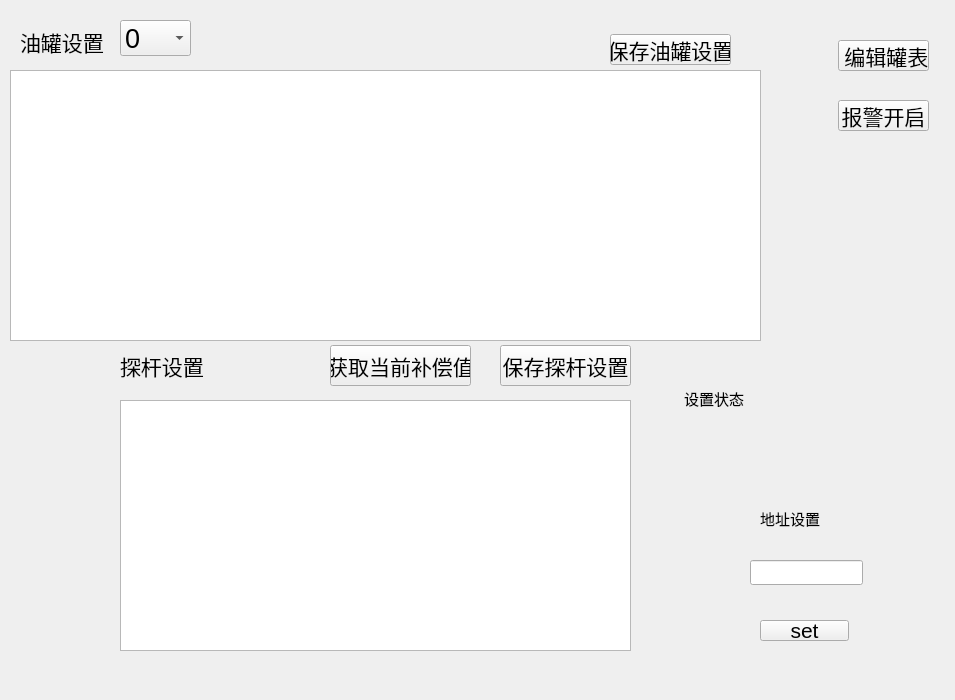
     <widget class="QWidget" name="scrollAreaWidgetContents_ywy">
      <property name="geometry">
       <rect>
        <x>0</x>
        <y>0</y>
        <width>955</width>
        <height>700</height>
       </rect>
      </property>
      <widget class="QComboBox" name="comboBox_OilTank_sumset">
       <property name="geometry">
        <rect>
         <x>120</x>
         <y>20</y>
         <width>71</width>
         <height>36</height>
        </rect>
       </property>
       <property name="font">
        <font>
         <pointsize>20</pointsize>
        </font>
       </property>
       <property name="currentIndex">
        <number>0</number>
       </property>
       <item>
        <property name="text">
         <string>0</string>
        </property>
       </item>
       <item>
        <property name="text">
         <string>1</string>
        </property>
       </item>
       <item>
        <property name="text">
         <string>2</string>
        </property>
       </item>
       <item>
        <property name="text">
         <string>3</string>
        </property>
       </item>
       <item>
        <property name="text">
         <string>4</string>
        </property>
       </item>
       <item>
        <property name="text">
         <string>5</string>
        </property>
       </item>
       <item>
        <property name="text">
         <string>6</string>
        </property>
       </item>
      </widget>
      <widget class="QLabel" name="label_oiltank_set">
       <property name="geometry">
        <rect>
         <x>20</x>
         <y>26</y>
         <width>91</width>
         <height>31</height>
        </rect>
       </property>
       <property name="font">
        <font>
         <pointsize>16</pointsize>
        </font>
       </property>
       <property name="text">
        <string>油罐设置</string>
       </property>
      </widget>
      <widget class="QLabel" name="label_tangan_set">
       <property name="geometry">
        <rect>
         <x>120</x>
         <y>350</y>
         <width>111</width>
         <height>31</height>
        </rect>
       </property>
       <property name="font">
        <font>
         <pointsize>16</pointsize>
        </font>
       </property>
       <property name="text">
        <string>探杆设置</string>
       </property>
      </widget>
      <widget class="QTableView" name="tableView_Oiltank">
       <property name="geometry">
        <rect>
         <x>10</x>
         <y>70</y>
         <width>751</width>
         <height>271</height>
        </rect>
       </property>
       <property name="editTriggers">
        <set>QAbstractItemView::AllEditTriggers</set>
       </property>
      </widget>
      <widget class="QTableView" name="tableView_Tangan">
       <property name="geometry">
        <rect>
         <x>120</x>
         <y>400</y>
         <width>511</width>
         <height>251</height>
        </rect>
       </property>
       <property name="editTriggers">
        <set>QAbstractItemView::AllEditTriggers</set>
       </property>
      </widget>
      <widget class="QPushButton" name="btn_save_OilTank">
       <property name="geometry">
        <rect>
         <x>610</x>
         <y>34</y>
         <width>121</width>
         <height>31</height>
        </rect>
       </property>
       <property name="font">
        <font>
         <pointsize>16</pointsize>
        </font>
       </property>
       <property name="focusPolicy">
        <enum>Qt::NoFocus</enum>
       </property>
       <property name="text">
        <string>保存油罐设置</string>
       </property>
      </widget>
      <widget class="QPushButton" name="btn_save_Tangan">
       <property name="geometry">
        <rect>
         <x>500</x>
         <y>345</y>
         <width>131</width>
         <height>41</height>
        </rect>
       </property>
       <property name="font">
        <font>
         <pointsize>16</pointsize>
        </font>
       </property>
       <property name="focusPolicy">
        <enum>Qt::NoFocus</enum>
       </property>
       <property name="text">
        <string>保存探杆设置</string>
       </property>
      </widget>
      <widget class="QLineEdit" name="lineEdit_setadd">
       <property name="geometry">
        <rect>
         <x>750</x>
         <y>560</y>
         <width>113</width>
         <height>25</height>
        </rect>
       </property>
      </widget>
      <widget class="QPushButton" name="btn_setadd">
       <property name="geometry">
        <rect>
         <x>760</x>
         <y>620</y>
         <width>89</width>
         <height>21</height>
        </rect>
       </property>
       <property name="font">
        <font>
         <pointsize>16</pointsize>
        </font>
       </property>
       <property name="focusPolicy">
        <enum>Qt::NoFocus</enum>
       </property>
       <property name="text">
        <string>set</string>
       </property>
      </widget>
      <widget class="QLabel" name="label_setadd_indicate">
       <property name="geometry">
        <rect>
         <x>760</x>
         <y>510</y>
         <width>101</width>
         <height>17</height>
        </rect>
       </property>
       <property name="font">
        <font>
         <pointsize>11</pointsize>
        </font>
       </property>
       <property name="text">
        <string>地址设置</string>
       </property>
      </widget>
      <widget class="QPushButton" name="btn_get_compension">
       <property name="geometry">
        <rect>
         <x>330</x>
         <y>345</y>
         <width>141</width>
         <height>41</height>
        </rect>
       </property>
       <property name="font">
        <font>
         <pointsize>16</pointsize>
        </font>
       </property>
       <property name="focusPolicy">
        <enum>Qt::NoFocus</enum>
       </property>
       <property name="text">
        <string>获取当前补偿值</string>
       </property>
      </widget>
      <widget class="QPushButton" name="btn_alarm_off_on">
       <property name="geometry">
        <rect>
         <x>838</x>
         <y>100</y>
         <width>91</width>
         <height>31</height>
        </rect>
       </property>
       <property name="font">
        <font>
         <pointsize>16</pointsize>
        </font>
       </property>
       <property name="focusPolicy">
        <enum>Qt::NoFocus</enum>
       </property>
       <property name="text">
        <string>报警开启</string>
       </property>
      </widget>
      <widget class="QLabel" name="label_compension_set_state">
       <property name="geometry">
        <rect>
         <x>680</x>
         <y>390</y>
         <width>151</width>
         <height>17</height>
        </rect>
       </property>
       <property name="font">
        <font>
         <pointsize>11</pointsize>
        </font>
       </property>
       <property name="text">
        <string> 设置状态</string>
       </property>
      </widget>
      <widget class="QPushButton" name="btn_OilTank_Table_Set">
       <property name="geometry">
        <rect>
         <x>838</x>
         <y>40</y>
         <width>91</width>
         <height>31</height>
        </rect>
       </property>
       <property name="font">
        <font>
         <pointsize>16</pointsize>
        </font>
       </property>
       <property name="text">
        <string> 编辑罐表</string>
       </property>
      </widget>
     </widget>
